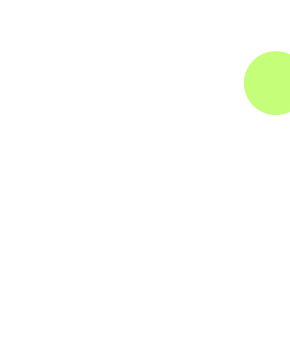
Frame 1 (no input)
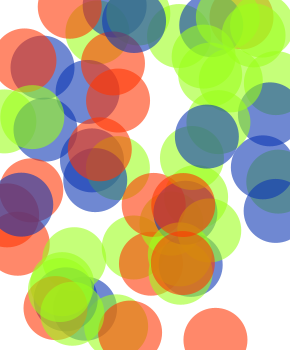
Frame 60 (the mouse pressed at the canvas centre just before this capture)
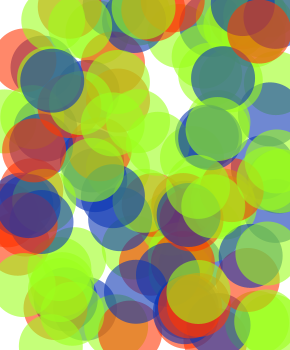
Frame 120 (the mouse held since frame 60 and released just before this capture)

The Processing sketch that drew these frames (run headless with seeded random() and noise(); from frame 60 on, the mouse is pressed at the canvas centre):

// Processing sketch: ejemplodeProbabilidad_13_03
// ── ejemplodeProbabilidad_13_03.pde
xColor circulos;

void setup(){
size(290,350);
background(255);
smooth();
noStroke();

circulos=new xColor(0.2,0.5,0.9);


}
void draw(){
float num=random(1);
circulos.display(num);

}

// ── xColor.pde
class xColor {
 // Probabilities for 3 different cases
// These need to add up to 100%!
    float red_prob;
    float green_prob;
    float blue_prob;
    float num = random(1);
  
  xColor(float a, float b, float c) {
    red_prob = a;
    green_prob = b;
    blue_prob = c;
  }
  
  void display(float num) {
    
    if (num < red_prob) {
        fill(255, 53, 2, 150);
    } else if (num < green_prob + red_prob) {
        fill(156, 255, 28, 150);
    } else {
        fill(10, 52, 178, 150);
    }
    // Now draw that circle!
    ellipse(random(width), random(height), 64, 64);
  
  }
  
}
